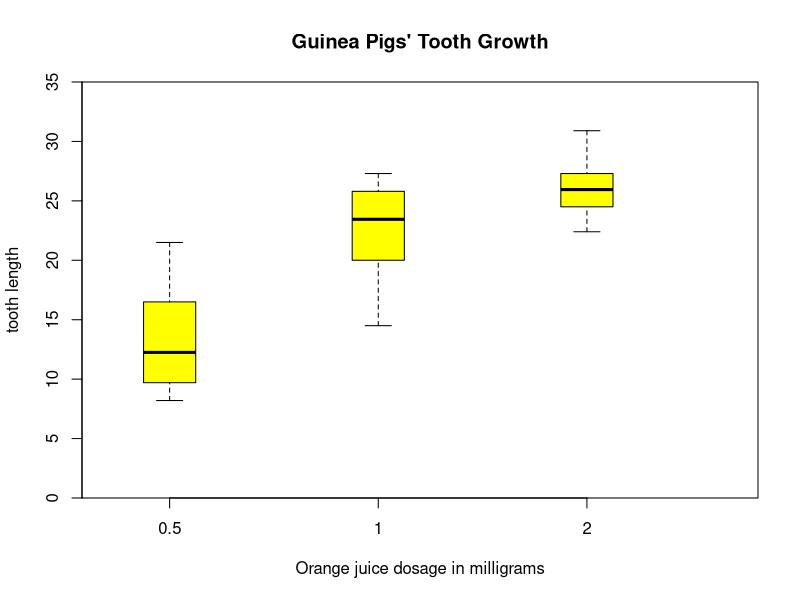
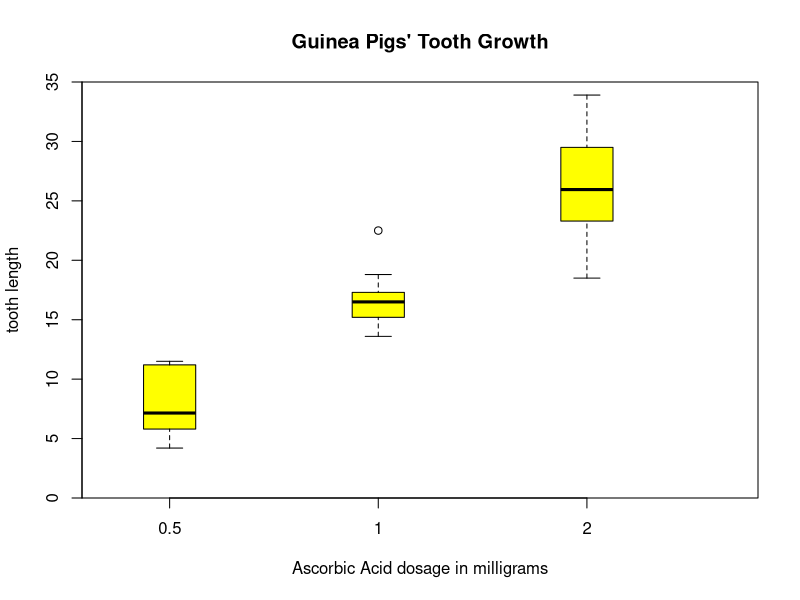

Generate these figures, in order, with R: (Note: this script raises an error after producing the figures.)
## ---- chunk 1
knitr::opts_chunk$set(echo = TRUE)
## ---- chunk 2

# Load dataset
library(datasets)
data("ToothGrowth")

# No scientific notation
options(scipen = 999)

## ---- chunk 3

# List length of rows / columns
dim(ToothGrowth)

# Determine column data types
str(ToothGrowth)

# Range of tooth growth
range(ToothGrowth$len)

# Levels and counts of delivery methods/supplements
table(ToothGrowth$supp)

# Levels and counts of dosages
table(ToothGrowth$dose, ToothGrowth$supp)


## ---- chunk 4


# Subset the guinea pigs given orange juice, 
# overall and by dosages
oj <- ToothGrowth[ToothGrowth$supp == "OJ",]
oj05 <- oj[oj$dose == 0.5,]
oj10 <- oj[oj$dose == 1.0,]
oj20 <- oj[oj$dose == 2.0,]

# Plot tooth odontoblast length in relation
# to increasing dosages of orange juice. 
boxplot(len ~ dose, data = oj,
        boxwex = 0.25, at = 1:3 - 0.2,
        col = "yellow",
        main = "Guinea Pigs' Tooth Growth",
        xlab = "Orange juice dosage in milligrams",
        ylab = "tooth length",
        xlim = c(0.5, 3.5), ylim = c(0, 35), yaxs = "i")




## ---- chunk 5

# Subset the guinea pigs given ascorbic acid,
# overall and by dosages
vc <- ToothGrowth[ToothGrowth$supp == "VC",]
vc05 <- vc[vc$dose == 0.5,]
vc10 <- vc[vc$dose == 1.0,]
vc20 <- vc[vc$dose == 2.0,]

# Plot tooth odontoblast length in relation
# to increasing dosages of ascorbic acid. 
boxplot(len ~ dose, data = vc,
        boxwex = 0.25, at = 1:3 - 0.2,
        col = "yellow",
        main = "Guinea Pigs' Tooth Growth",
        xlab = "Ascorbic Acid dosage in milligrams",
        ylab = "tooth length",
        xlim = c(0.5, 3.5), ylim = c(0, 35), yaxs = "i")

## ---- chunk 6
# Load libraries
library(knitr)

# Means and standard deviation for the orange
# juice at the three dosage levels
mnsOJ <- rbind(
   c("0.5",mean(oj05$len),round(sd(oj05$len),3),round(var(oj05$len),3)),
   c("1.0",mean(oj10$len),round(sd(oj10$len),3),round(var(oj10$len),3)),
   c("2.0",mean(oj20$len),round(sd(oj20$len),3),round(var(oj20$len),3))
)

# Means and standard error for the ascorbic
# acid samples 
mnsVC <- rbind(
  c("0.5",mean(vc05$len),round(sd(vc05$len),3),round(var(vc05$len),3)),
  c("1.0",mean(vc10$len),round(sd(vc10$len),3),round(var(vc10$len),3)),
  c("2.0",mean(vc20$len),round(sd(vc20$len),3),round(var(vc20$len),3))
)

# Display tables of calculated means, sd, variance
kable(mnsOJ, caption = "Orange Juice Means and Variance", col.names = c("Dossage","Mean","Std Dev","Variance"), align = 'c')

kable(mnsVC, caption = "Ascorbic Acid Means and Variance", col.names = c("Dossage","Mean","Std Dev","Variance"), align = 'c')

## ---- chunk 7

# Subset the data by dosage level
tg05 <- ToothGrowth[ToothGrowth$dose == 0.5,] 
tg10 <- ToothGrowth[ToothGrowth$dose == 1.0,] 
tg20 <- ToothGrowth[ToothGrowth$dose == 2.0,] 

# At the 1.0 mg/daydosage level
t.test(len ~ supp, paired = F, var.equal = F, data = tg05)

# At the 1.0 mg/daydosage level
t.test(len ~ supp, paired = F, var.equal = F, data = tg10)

# At the 2.0 mg/daydosage level
t.test(len ~ supp, paired = F, var.equal = F, data = tg20)

